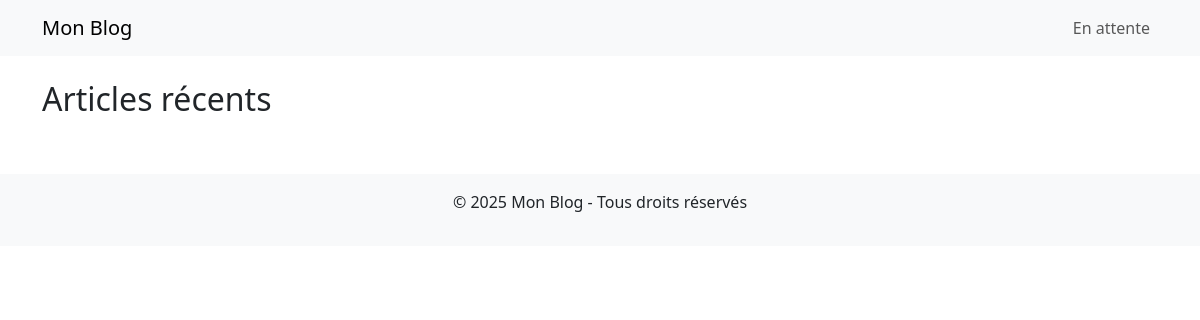
Before: / with the older database file.
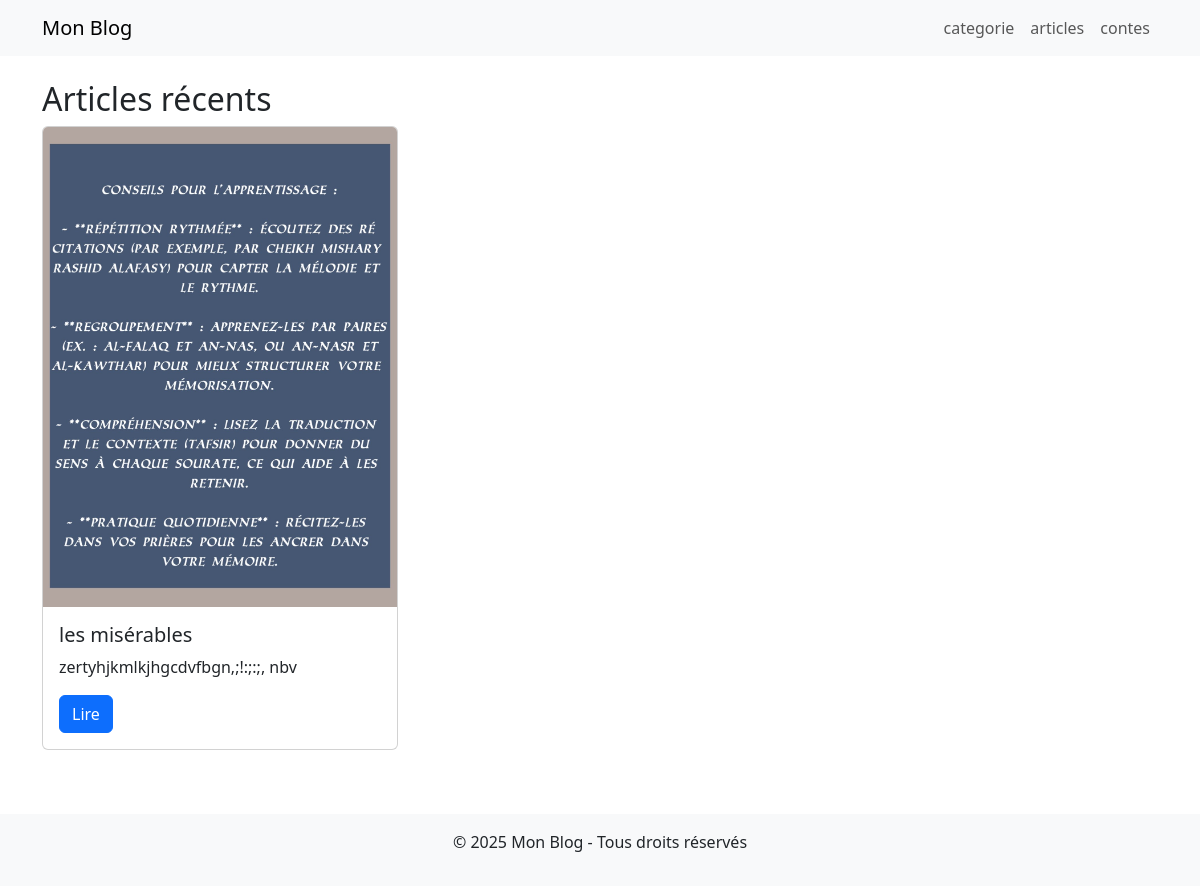
After: the same page with the newer database file.
### blog/models.py (models this page shows, shortened)
class Categorie(models.Model):
    nom = models.CharField(max_length=100, unique=True)

class Article(models.Model):
    STATUT_CHOICES = (
        ('brouillon', 'Brouillon'),
        ('publie', 'Publié'),
    )
    titre = models.CharField(max_length=200)
    slug = models.SlugField(unique=True, blank=True)
    contenu = models.TextField()
    image = models.ImageField(upload_to='articles/', blank=True, null=True)
    auteur = models.ForeignKey(User, on_delete=models.CASCADE)
    date_publication = models.DateTimeField(auto_now_add=True)
    categorie = models.ForeignKey(Categorie, on_delete=models.SET_NULL, null=True)
    tags = models.ManyToManyField(Tag, blank=True)
    statut = models.CharField(max_length=10, choices=STATUT_CHOICES, default='brouillon')

### blog/views.py (the view)
# urls.py: path('', views.accueil, name='accueil'),
def accueil(request):
    articles = Article.objects.filter(statut='publie').order_by('-date_publication')
    categories = Categorie.objects.all()  # Pour la navbar
    return render(request, 'blog/accueil.html', {
        'articles': articles,
        'categories': categories,
    })

### blog/context_processors.py (called while the page is built)
def categories_context(request):
    return {
        'categories': Categorie.objects.all()
    }

### blog/templates/blog/accueil.html
{% extends "blog/base.html" %}
{% block content %}
<h2>Articles récents</h2>
<div class="row">
  {% for article in articles %}
    <div class="col-md-4 mb-3">
      <div class="card h-100">
        {% if article.image %}
        <img src="{{ article.image.url }}" class="card-img-top" alt="{{ article.titre }}">
        {% endif %}
        <div class="card-body">
          <h5 class="card-title">{{ article.titre }}</h5>
          <p class="card-text">{{ article.contenu|truncatewords:20 }}</p>
          <a href="{% url 'article_detail' article.slug %}" class="btn btn-primary">Lire</a>
        </div>
      </div>
    </div>
  {% endfor %}
</div>
{% endblock %}

### blog/templates/blog/base.html (shortened to what this page needs)
<!DOCTYPE html>
<html lang="fr">
<head>
  <link rel="stylesheet" href="https://cdn.jsdelivr.net/npm/bootstrap@5.3.0/dist/css/bootstrap.min.css">
</head>
<body>
  <nav class="navbar navbar-expand-lg navbar-light bg-light mb-4">
    <div class="container">
      <a class="navbar-brand" href="{% url 'accueil' %}">Mon Blog</a>
      <div class="collapse navbar-collapse">
        <ul class="navbar-nav ms-auto">
          {% for cat in categories %}
            <li class="nav-item">
              <a class="nav-link" href="{% url 'articles_par_categorie' cat.id %}">{{ cat.nom }}</a>
            </li>
          {% endfor %}
        </ul>
      </div>
    </div>
  </nav>
  <div class="container">
    {% block content %}{% endblock %}
  </div>
  <footer class="bg-light text-center mt-5 p-3">
    <p>© 2025 Mon Blog - Tous droits réservés</p>
  </footer>
</body>
</html>

Changed rows visible on the page:
removed Categorie: nom "En attente"
added Categorie: nom "categorie"
added Categorie: nom "articles"
added Categorie: nom "contes"
added Article: image (picture), titre "les misérables", contenu "zertyhjkmlkjhgcdvfbgn,;!:;:;, nbv"
